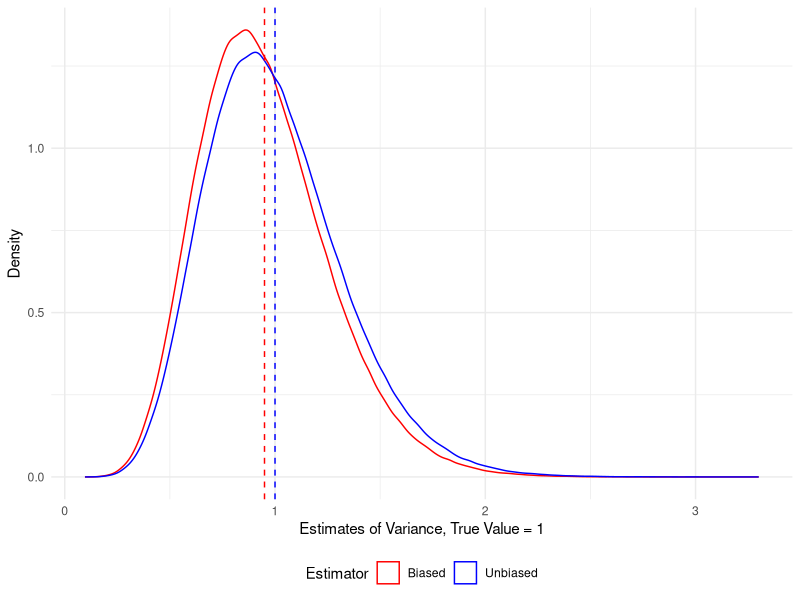
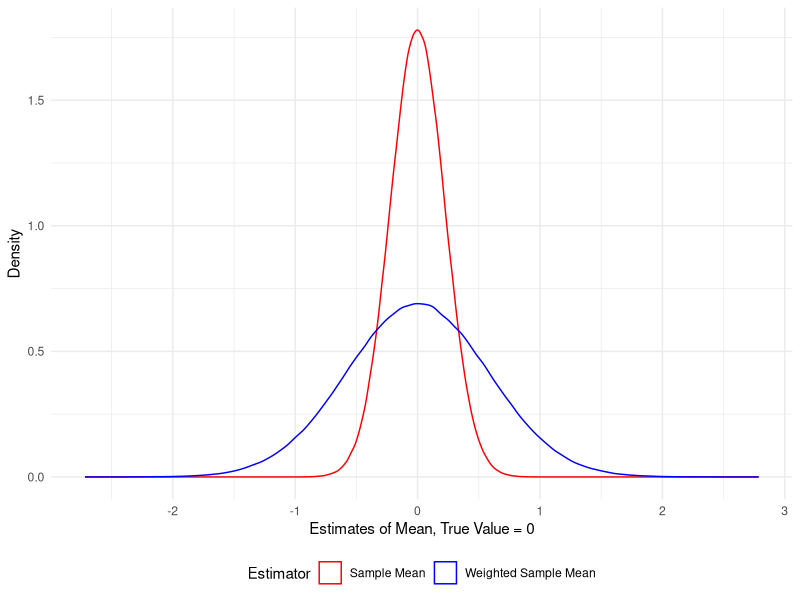
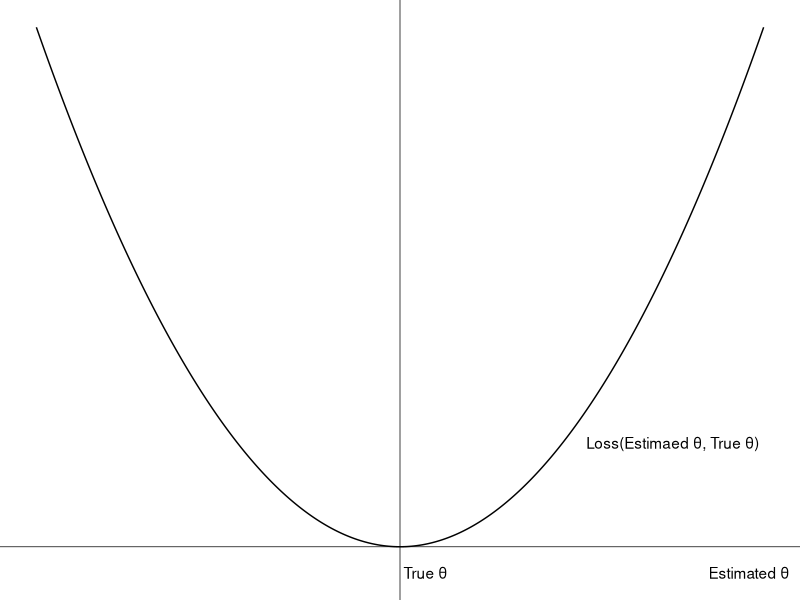
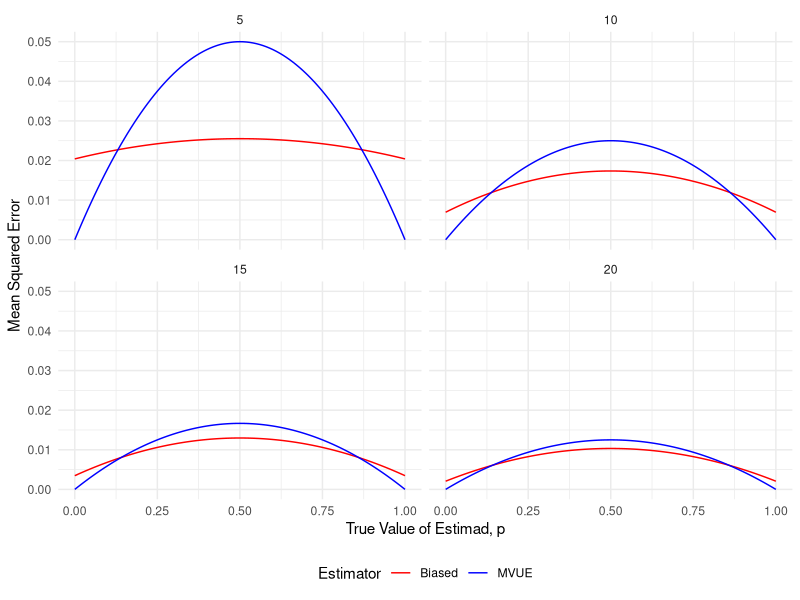
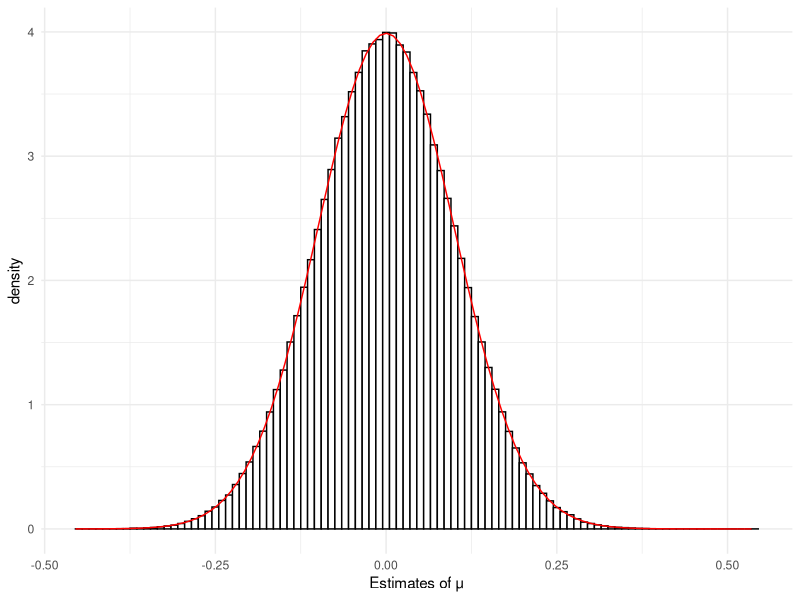

Source code (R) for these figures, in order:
## ---- chunk 1
#| echo: false
#| output: false
library(tidyverse)
## ---- chunk 2
#Define estimators (including sample mean)
x_bar <- function(x){
  sum(x)/length(x)
}
theta_biased <- function(x){
  sum((x - x_bar(x))^2)/length(x)
}
theta_unbiased <- function(x){
  sum((x - x_bar(x))^2)/(length(x) - 1)
}

#Create vectors to store estimates from each simulation
N_sim <- 1e6
unbiased_estimates <- vector("numeric", N_sim)
biased_estimates <- vector("numeric", N_sim)

#Perform 100,000 simulations (R sticklers will be angry I didn't use apply())
for (k in 1:N_sim) {
  #draw 20 observations from N(0,1)
  X <- rnorm(20)
  biased_estimates[k] <- theta_biased(X)
  unbiased_estimates[k] <- theta_unbiased(X)
}

c(x_bar(biased_estimates), x_bar(unbiased_estimates))
## ---- chunk 3
1 - c(x_bar(biased_estimates), x_bar(unbiased_estimates))
## ---- chunk 4
#| code-fold: true
#| label: fig-plot11
#| fig-align: center
#| fig-asp: 0.7
#| fig-width: 8
#| fig-cap: "Distribution of estimators for the population variance"
#| code-summary: "Show code which generates figure"


tibble(
  estimate = c(biased_estimates, unbiased_estimates),
  Estimator = c(rep("Biased", N_sim), rep("Unbiased", N_sim))
  ) %>% 
  ggplot(aes(estimate, color = Estimator)) +
  geom_density() +
  theme_minimal() +
  theme(legend.position = "bottom") +
  labs(x = "Estimates of Variance, True Value = 1", y = "Density") +
  scale_color_manual(values = c("red", "blue")) +
  geom_vline(xintercept = mean(biased_estimates), size = 0.5, color = "red", linetype = "dashed") + 
  geom_vline(xintercept = mean(unbiased_estimates), size = 0.5, color = "blue", linetype = "dashed") 
## ---- chunk 5
#define estimator
weighted_xbar <- function(x){
  #calculate weights
  w <- 1/(2^(1:length(x)))
  sum(w*x)
}

#Create vectors to store estimates from each simulation
xbar_est <- vector("numeric", N_sim)
weighted_xbar_est <- vector("numeric", N_sim)

for (k in 1:N_sim) {
  #draw 20 observations from N(0,1)
  X <- rnorm(20)
  xbar_est[k] <- x_bar(X)
  weighted_xbar_est[k] <- weighted_xbar(X)
}
## ---- chunk 6
#| code-fold: true
#| label: fig-plot12
#| fig-align: center
#| fig-asp: 0.7
#| fig-width: 8
#| fig-cap: "Distribution of estimators for the population mean"
#| code-summary: "Show code which generates figure"

tibble(
  estimate = c(xbar_est, weighted_xbar_est), 
  Estimator = c(rep("Sample Mean", N_sim), rep("Weighted Sample Mean", N_sim))
  ) %>% 
  ggplot(aes(estimate, color = Estimator)) +
  geom_density() +
  theme_minimal() +
  theme(legend.position = "bottom") +
  labs(x = "Estimates of Mean, True Value = 0", y = "Density") +
  scale_color_manual(values = c("red", "blue")) 
## ---- chunk 7
c(var(biased_estimates), var(unbiased_estimates))
## ---- chunk 8
#| code-fold: true
#| label: fig-plot13
#| fig-align: center
#| fig-asp: 0.7
#| fig-width: 8
#| fig-cap: "Quadratic loss function"
#| code-summary: "Show code which generates figure"

tibble(x = (-1000:1000)/1000) %>% 
  mutate(y = x^2) %>% 
  ggplot(aes(x,y)) +
  geom_line() +
  theme_void() +
  geom_vline(xintercept = 0, size = 0.25) +
  geom_hline(yintercept = 0, size = 0.25) +
  annotate("text", x = 0.96, y = -0.05, label = "Estimated θ") +
  annotate("text", x = 0.07, y = -0.05, label = "True θ") + 
  annotate("text", x = 0.75, y = 0.2, label = "Loss(Estimaed θ, True θ)")
## ---- chunk 9
#| code-fold: true
#| label: fig-plot14
#| fig-align: center
#| fig-asp: 0.7
#| fig-width: 8
#| fig-cap: "Distribution of estimates of variance for an unbiased estimator and a biased estimator"
#| code-summary: "Show code which generates figure"
#| warnings: false

p <- 0:100/100
k <- c(5,10,15, 20)
est <- c("Biased", "MVUE")

expand.grid(p, k, est) %>% 
  rename(
    p = Var1,
    k = Var2,
    Estimator = Var3
  ) %>% 
  mutate(
    mse = ifelse(Estimator == "Biased", (1+(k-4)*p - (k-4)*p^2)/((k+2)^2) , p*(1-p)/k)
  ) %>% 
  ggplot(aes(p, mse, color = Estimator)) +
  geom_line() +
  facet_wrap(~k) +
  theme_minimal() +
  theme(legend.position = "bottom") +
  labs(x = "True Value of Estimad, p", y = "Mean Squared Error") +
  scale_color_manual(values = c("red", "blue")) 
## ---- chunk 10
estimates <- vector("numeric", N_sim)

for (k in 1:N_sim) {
  X <- rnorm(100)
  estimates[k] <- mean(X)
}
c(mean(estimates), var(estimates))
## ---- chunk 11
#| code-fold: true
#| label: fig-plot15
#| fig-align: center
#| fig-asp: 0.7
#| fig-width: 8
#| fig-cap: "Distribution of estimates of variance for an unbiased estimator and a biased estimator"
#| code-summary: "Show code which generates figure"
#| 
tibble(estimates) %>% 
  ggplot(aes(estimates)) +
  geom_histogram(aes(y = ..density..), colour = 1, fill = "white", bins = 100) + 
  labs(x = "Estimates of μ") +
  theme_minimal() +
  stat_function(fun = dnorm, args = list(mean = 0, sd = sqrt(1/100)), color = "red")
